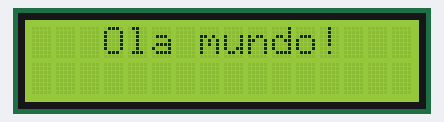
The sketch below on a simulated Arduino Uno, built with avr-gcc and run on an emulated ATmega328P. Shown: 16×2 character LCD.

Above: at 0.1 s.
At 2.21 s:
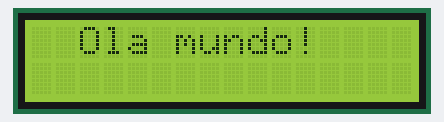
At 3.11 s:
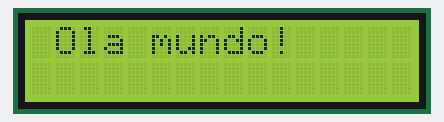
At 4.01 s:
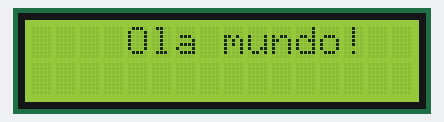
At 4.61 s:
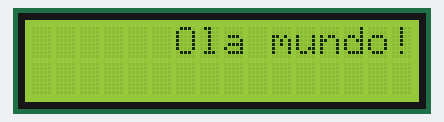

Measured:
- by itself, everything shown: repeats every 4.7 s, in 10 steps

The sketch:

lcd-v0.ino
```cpp
#include <LiquidCrystal.h>

LiquidCrystal lcd(11, 9, 5, 4, 3, 2);

void setup() {
    lcd.begin(16, 2); // (colunas, linhas)
}

void loop() {
    lcd.clear();
    lcd.setCursor(3, 0);
    String str = "Ola mundo!";
    // strcpy(str, "Ola mundo!");
    lcd.print(str);
    delay(2000);

    // Rolagem para a esquerda
    for (int posicao = 0; posicao < 3; posicao++)
    {
        lcd.scrollDisplayLeft();
        delay(300);
    }

    // Rolagem para a direita
    for (int posicao = 0; posicao < 6; posicao++)
    {
        lcd.scrollDisplayRight();
        delay(300);
    }
}
```
